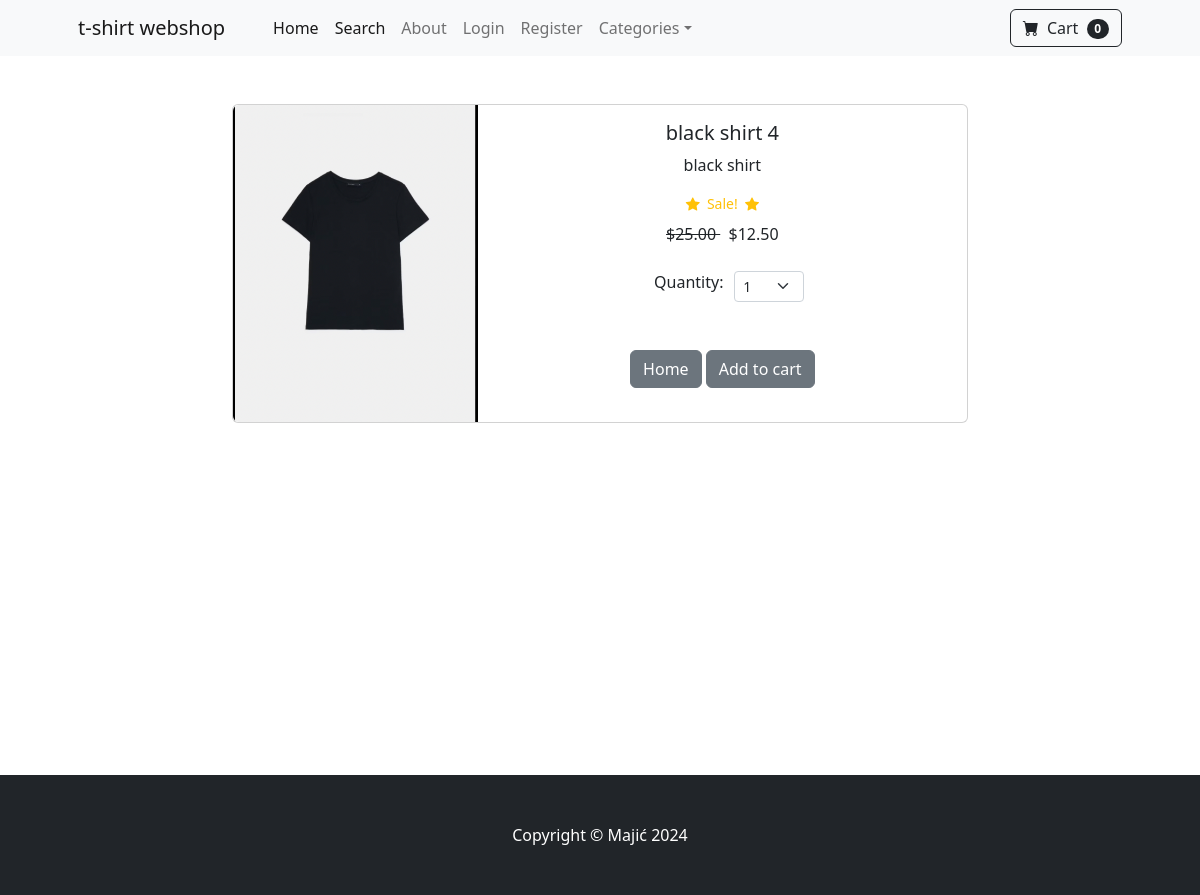
Page /product/1 on the committed database.
### store/models.py (models this page shows, shortened)
class Product(models.Model):
    name=models.CharField(max_length=50)
    price=models.DecimalField(default=0, decimal_places=2, max_digits=6)
    category=models.ForeignKey(Category,on_delete=models.CASCADE,default=1)
    description=models.CharField(max_length=250,default='',blank=True,null=True)
    image=models.ImageField(upload_to='uploads/product/')
    is_sale=models.BooleanField(default=False)
    sale_price=models.DecimalField(default=0, decimal_places=2, max_digits=6)

### store/views.py (the view)
# urls.py: path('product/<int:pk>',views.product,name='product'),
def product(request,pk):
    product = Product.objects.get(id=pk)
    return render(request,'product.html',{'product':product})

### cart/cart.py (called while the page is built)
    def __len__(self):
        return len(self.cart)

### cart/context_processors.py (called while the page is built)
def cart(request):
    return {'cart':Cart(request)}

### store/templates/product.html (shortened to what this page needs)
{% extends 'base.html' %}
{% block content %}
<div class="container my-5">
    <div class="row justify-content-center">
        <div class="col-md-8">
            <div class="card mb-3">
                <div class="row g-0">
                    <div class="col-md-4">
                        <img src="{{ product.image.url }}" class="img-fluid rounded-start" alt="Card image">
                    </div>
                    <div class="col-md-8">
                        <div class="card-body">
                            <center>
                                <h5 class="card-title">{{product.name}}</h5>
                                <p class="card-text">{{product.description}}</p>
                                {%if product.is_sale%}
                                <div class="d-flex justify-content-center small text-warning mb-2">
                                    <div class="bi-star-fill"></div>
                                    &nbsp;&nbsp;Sale!&nbsp;&nbsp;
                                    <div class="bi-star-fill"></div>
                                </div>
                                <strike>
                                    ${{ product.price }}
                                </strike>
                                &nbsp;
                                ${{ product.sale_price }}
                                {%else%}
                                ${{product.price}}
                                <br />ID: {{product.id}}
                                {%endif%}
                                <br /><br />
                                <div class="row justify-content-center align-items-center">
                                    <div class="col-md-2 text-end">
                                        <label for="quantity" class="form-label">Quantity:</label>
                                    </div>
                                    <div class="col-md-2">
                                        <select class="form-select form-select-sm" id="qty-cart" style="width: 70px;">
                                            <option value="1">1</option>
                                        </select>
                                    </div>
                                </div>
                                <br /><br />
                                <a href="{%url 'home'%}" class='btn btn-secondary'>Home<a />
                                    <button type='button' value='{{product.id}}' class="btn btn-secondary"
                                        id="add-cart">Add to cart</button>
                        </div>
                    </div>
                </div>
            </div>
        </div>
    </div>
</div>
<br /><br /><br /><br /><br /><br /><br /><br /><br /><br /><br /><br />
{% endblock %}

### rows in the picture
Product: image (picture), name "black shirt 4", description "black shirt", price "25.00", sale_price "12.50"

### other values in the picture
{{ cart|length }} "0"
